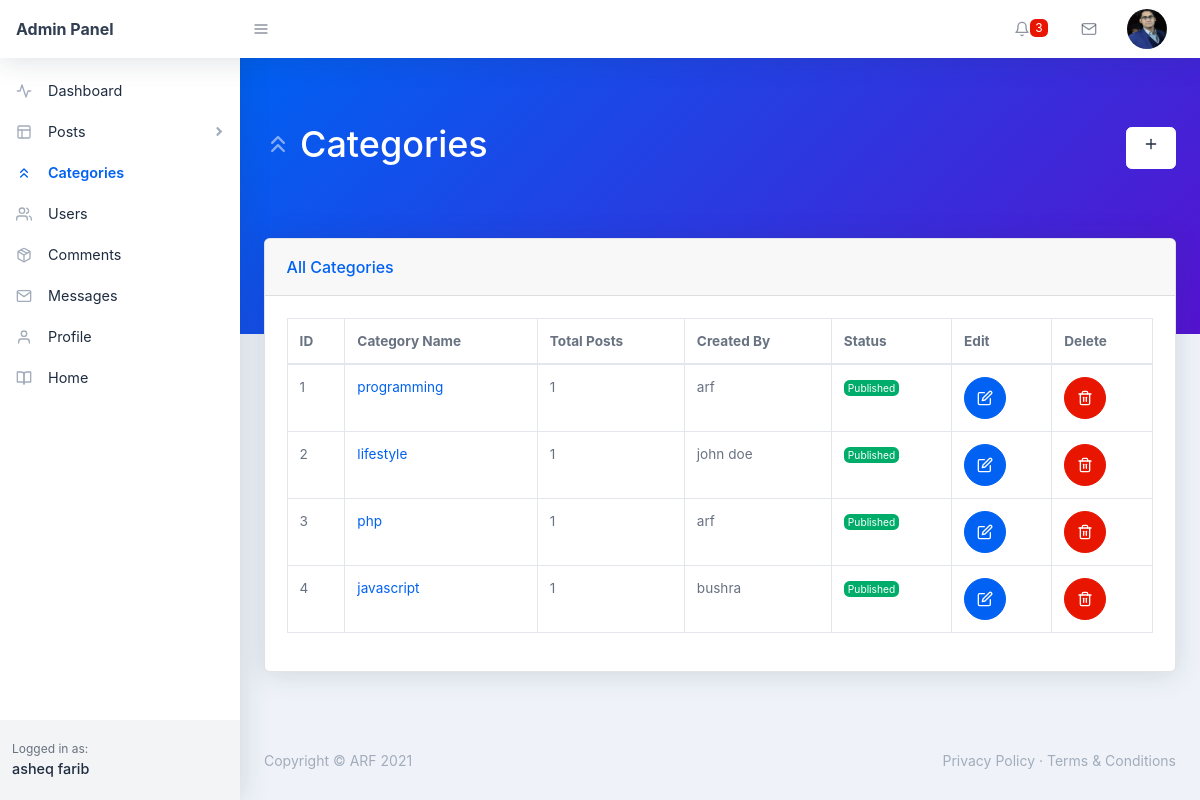
Page /backend/categories.php (signed in) on the earlier database version.
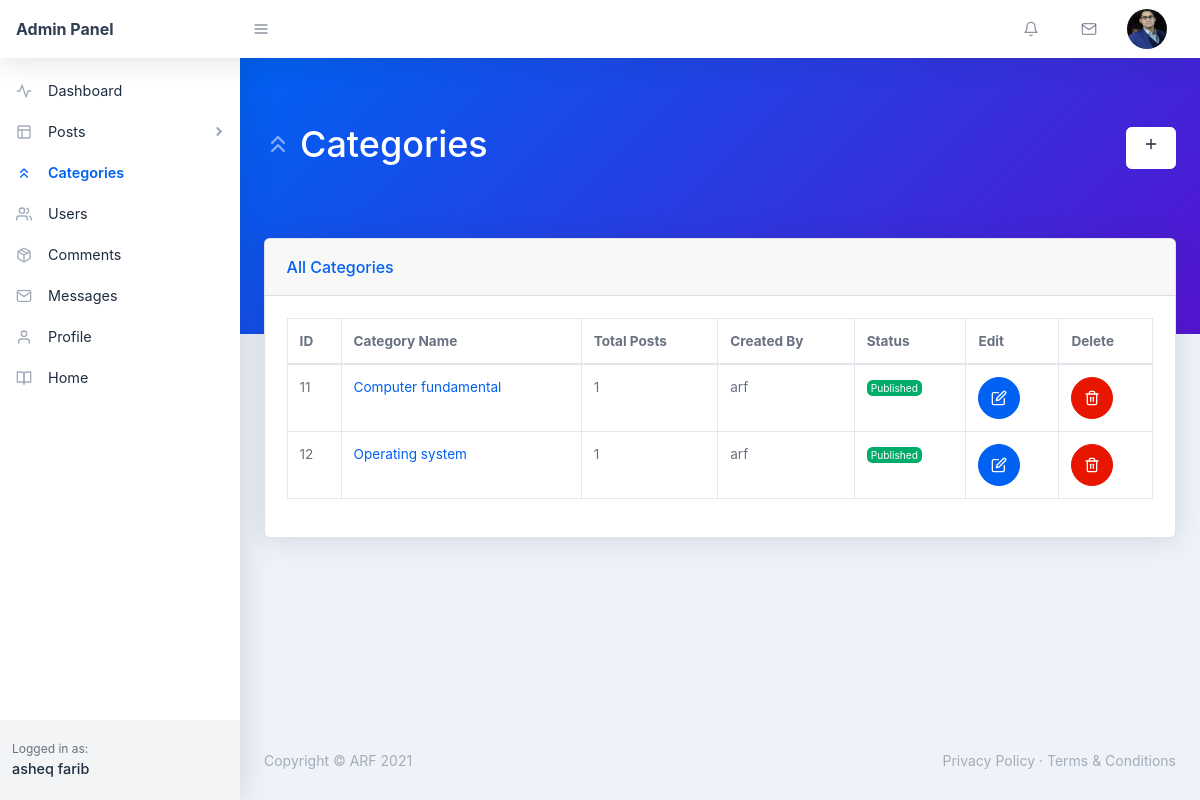
Same page on the later database version.
### tables this page shows
CREATE TABLE `categories` (
  `category_id` int(11) NOT NULL,
  `category_name` varchar(255) NOT NULL,
  `category_total_posts` int(11) NOT NULL,
  `total_post_views` int(11) NOT NULL,
  `category_status` varchar(11) NOT NULL DEFAULT 'Published',
  `created_on` varchar(255) NOT NULL,
  `created_by` varchar(155) NOT NULL
);

### backend/categories.php (the view, shortened to what the changed rows need)
<?php require_once('./includes/header.php'); ?>
    <body class="nav-fixed">
         <?php require_once('./includes/top-navbar.php'); ?>
        <div id="layoutSidenav">
            <div id="layoutSidenav_content">
                <main>
                    <div class="page-header pb-10 page-header-dark bg-gradient-primary-to-secondary">
                        <div class="container-fluid">
                            <div class="page-header-content d-flex align-items-center justify-content-between text-white">
                                <h1 class="page-header-title">
                                    <div class="page-header-icon"><i data-feather="chevrons-up"></i></div>
                                    <span>Categories</span>
                                </h1>
                            </div>
                        </div>
                    </div>
                    <div class="container-fluid mt-n10">
                        <div class="card mb-4">
                            <div class="card-body">
                                <div class="datatable table-responsive">
                                    <table class="table table-bordered table-hover" id="dataTable" width="100%" cellspacing="0">
                                        <thead>
                                            <tr>
                                                <th>ID</th>
                                                <th>Category Name</th>
                                                <th>Total Posts</th>
                                                <th>Created By</th>
                                                <th>Status</th>
                                                <th>Edit</th>
                                                <th>Delete</th>
                                            </tr>
                                        </thead>
                                        <tbody>
                                             <?php
                                                $sql = "SELECT * FROM categories";
                                                $stmt = $pdo->prepare($sql);
                                                $stmt->execute();
                                                while($categories = $stmt->fetch(PDO::FETCH_ASSOC)) {
                                                    $category_id = $categories['category_id'];
                                                    $category_name = $categories['category_name'];
                                                    $category_total_posts = $categories['category_total_posts'];
                                                    $category_status = $categories['category_status'];
                                                    $created_by = $categories['created_by']; ?>
                                                    <tr>
                                                        <td><?php echo $category_id; ?></td>
                                                        <td>
                                                            <?php
                                                                if($category_total_posts == 0) { ?>
                                                                    <?php echo $category_name; ?>
                                                               <?php } else { ?>
                                                                    <a href="../categories.php?category_id=<?php echo $category_id; ?>&category_name=<?php echo $category_name; ?>" target="_blank">
                                                                        <?php echo $category_name; ?>
                                                                    </a>
                                                              <?php }
                                                            ?>
                                                        </td>
                                                        <td><?php echo $category_total_posts; ?></td>
                                                        <td><?php echo $created_by; ?></td>
                                                        <td>
                                                            <?php
                                                                if($category_status == 'Published') { ?>
                                                                    <div class="badge badge-success"><?php echo $category_status; ?></div>
                                                               <?php } else { ?>
                                                                    <div class="badge badge-warning"><?php echo $category_status; ?></div>
                                                               <?php }
                                                            ?>
                                                        </td>
                                                        <td>
                                                            <form action="edit-category.php" method="POST">
                                                                <button name="edit" type="submit" class="btn btn-blue btn-icon"><i data-feather="edit"></i></button>
                                                            </form>
                                                        </td>
                                                        <td>
                                                            <?php
                                                                if($category_total_posts == 0) { ?>
                                                                    <form action="categories.php" method="POST">
                                                                        <input type="hidden" name="id" value="<?php echo $category_id; ?>" />
                                                                        <button name="delete-category" class="btn btn-red btn-icon"><i data-feather="trash-2"></i></button>
                                                                    </form>
                                                                <?php } else { ?>
                                                                    <button title="You can't delete category having a post!" name="delete-category" class="btn btn-red btn-icon"><i data-feather="trash-2"></i></button>
                                                                <?php }
                                                            ?>
                                                        </td>
                                                    </tr>
                                                <?php }
                                            ?>
                                        </tbody>
                                    </table>
                                </div>
                            </div>
                        </div>
                    </div>
                </main>
<?php require_once('./includes/footer.php'); ?>

### backend/includes/top-navbar.php (shortened to what the changed rows need)
<nav class="topnav navbar navbar-expand shadow navbar-light bg-white" id="sidenavAccordion">
    <ul class="navbar-nav align-items-center ml-auto">
        <?php
            $sql = "SELECT * FROM comments WHERE comment_state = :state";
            $stmt = $pdo->prepare($sql);
            $stmt->execute([
                ':state' => 0
            ]);
            $count_comment = $stmt->rowCount();
        ?>
        <li class="nav-item dropdown no-caret mr-3 dropdown-notifications">
            <a class="btn btn-icon btn-transparent-dark dropdown-toggle" id="navbarDropdownAlerts" href="comments.php" role="button" data-toggle="dropdown" aria-haspopup="true" aria-expanded="false">
                <i data-feather="bell"></i>
                <?php
                    if($count_comment != 0) { ?>
                        <span class="badge badge-red"><?php echo $count_comment; ?></span>
                   <?php }
                ?>
            </a>
        </li>
    </ul>
</nav>

Differences in the rows shown:
removed categories: category_id "1", category_name "programming", category_total_posts "1", created_by "arf", category_status "Published"
removed categories: category_id "2", category_name "lifestyle", category_total_posts "1", created_by "john doe", category_status "Published"
removed categories: category_id "3", category_name "php", category_total_posts "1", created_by "arf", category_status "Published"
removed categories: category_id "4", category_name "javascript", category_total_posts "1", created_by "bushra", category_status "Published"
added categories: category_id "11", category_name "Computer fundamental", category_total_posts "1", created_by "arf", category_status "Published"
added categories: category_id "12", category_name "Operating system", category_total_posts "1", created_by "arf", category_status "Published"
Other differences:
$count_comment: "3" → (not shown)
